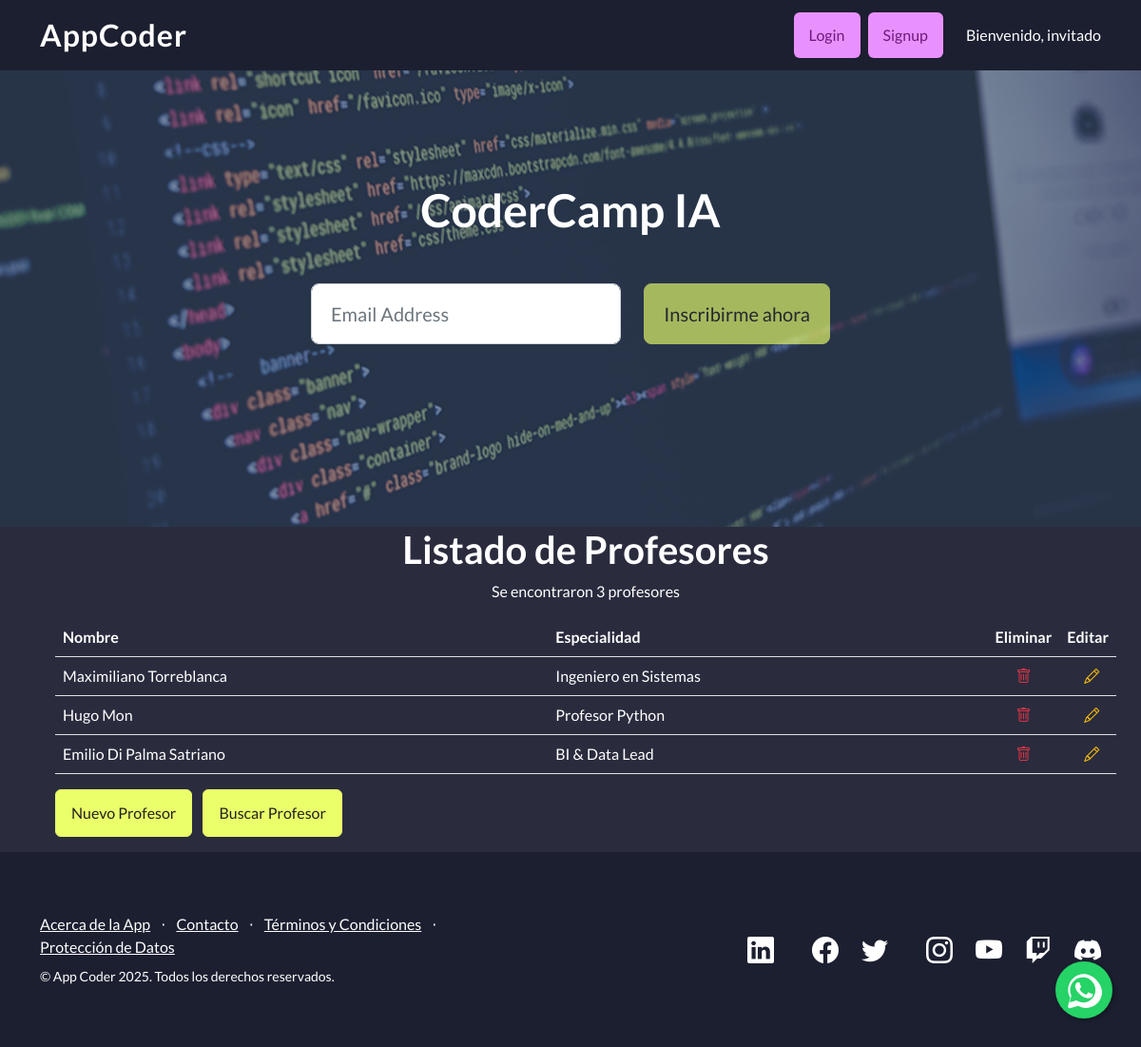
The app's page /AppCoder/profesores/ with its own data.
### AppCoder/models.py (models this page shows, shortened)
class Profesor(models.Model):
    nombre = models.CharField(max_length=40)
    especialidad = models.CharField(max_length=40)

### AppCoder/views.py (the view)
# urls.py: path('profesores/', views.profesores, name='profesores'),
def profesores(request):
    profesores_list = Profesor.objects.all()
    profesores_dictionary = {
        "profesores": profesores_list
    }
    plantilla = loader.get_template("profesores.html")
    documento = plantilla.render(profesores_dictionary, request)
    return HttpResponse(documento)

### AppCoder/template/profesores.html
{% extends "padre.html" %}
{% load static %}
{% block contenido %}
<ul>
<h1 class="text-center">Listado de Profesores</h1>
<p class="text-center">Se encontraron {{profesores|length}} profesores</p>
<main class="container text-white">
    <table class="table text-white">
        <tr>
                <th>Nombre</th>
                <th>Especialidad</th>
                <th style="width: 50px;">Eliminar</th>
                <th style="width: 50px;">Editar</th>
            </tr>
            {% for profesor in profesores %}
            <tr>
                <td>{{ profesor.nombre }}</td>
                <td>{{ profesor.especialidad }}</td>
                <td class="text-center">
                    <a href="{% url 'eliminar_profesor' profesor.id %}" title="Eliminar" onclick="return confirm('¿Seguro que deseas eliminar este profesor?');">
                        <i class="bi bi-trash text-danger"></i>
                    </a>
                </td>
                <td class="text-center">
                    <a href="{% url 'editar_profesor' profesor.id %}" title="Editar" class="ms-2">
                        <i class="bi bi-pencil text-warning"></i>
                    </a>
                </td>
            </tr>
            {% endfor %}
        </table>
        <a href ="{% url 'profesor_formulario' %}" class="btn btn-primary me-2">Nuevo Profesor</a>
        <a href ="{% url 'buscar_profesor' %}" class="btn btn-primary">Buscar Profesor</a>
    </main>
</ul>
{% endblock %}

### AppCoder/template/padre.html (style rules this page uses)
body { background-color: rgb(42, 44, 62) !important; color: #fff !important; }
.btn-primary { background-color: rgb(235, 255, 106) !important; border-color: rgb(235, 255, 106) !important; color: #222 !important; }

### records on screen
Profesor: nombre "Maximiliano Torreblanca", especialidad "Ingeniero en Sistemas"
Profesor: nombre "Hugo Mon", especialidad "Profesor Python"
Profesor: nombre "Emilio Di Palma Satriano", especialidad "BI & Data Lead"

### other values on screen
{{ profesores|length }} "3"
